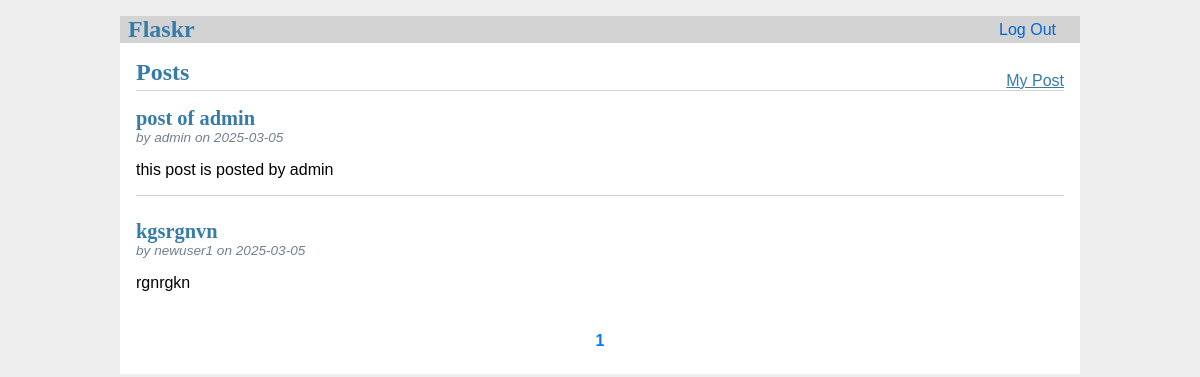
The page / (signed in) on the database as committed earlier.
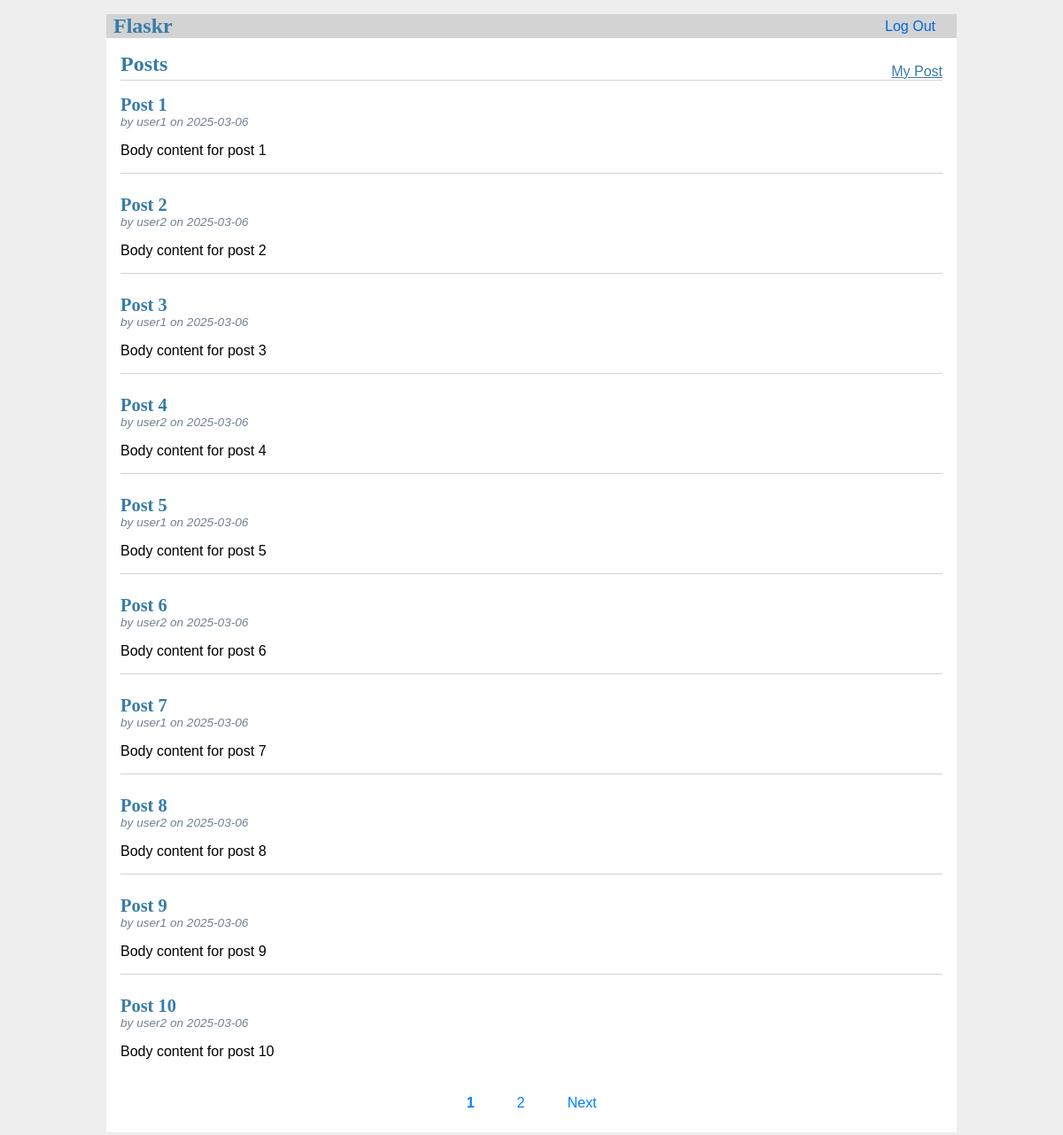
The same page on the database as committed later.
### tables this page shows
CREATE TABLE post (
  id INTEGER PRIMARY KEY AUTOINCREMENT,
  author_id INTEGER NOT NULL,
  created TIMESTAMP NOT NULL DEFAULT CURRENT_TIMESTAMP,
  title TEXT NOT NULL,
  body TEXT NOT NULL,
  FOREIGN KEY (author_id) REFERENCES user (id)
);

CREATE TABLE user (
  id INTEGER PRIMARY KEY AUTOINCREMENT,
  username TEXT UNIQUE NOT NULL,
  password TEXT NOT NULL,
  is_admin BOOLEAN NOT NULL DEFAULT 0,
  is_blocked BOOLEAN NOT NULL DEFAULT 0
);

### flaskr/blog.py (the view)
@bp.route('/')
@login_required
def index():
    db = get_db()
    page = request.args.get('page', 1, type=int)  # Lấy trang hiện tại, mặc định là 1
    offset = (page - 1) * PER_PAGE
    posts = db.execute(
        'SELECT p.id, title, body, created, author_id, username'
        ' FROM post p JOIN user u ON p.author_id = u.id'
        ' ORDER BY created DESC '
        'LIMIT ? OFFSET ?',
        (PER_PAGE, offset)
    ).fetchall()
    total_posts = db.execute('SELECT COUNT(*) FROM post').fetchone()[0]
    total_pages = (total_posts + PER_PAGE - 1) // PER_PAGE  # Tính tổng số trang
    return render_template('blog/index.html', posts=posts, page=page, total_pages=total_pages)

### flaskr/auth.py (called while the page is built)
@bp.before_app_request
def load_logged_in_user():
    user_id = session.get('user_id')
    if user_id is None:
        g.user = None
    else:
        g.user = get_db().execute(
            'SELECT * FROM user WHERE id = ?', (user_id,)
        ).fetchone()

def login_required(view):
    @functools.wraps(view)
    def wrapped_view(**kwargs):
        if g.user is None:
            return redirect(url_for('auth.login'))
        return view(**kwargs)
    return wrapped_view

### flaskr/db.py (called while the page is built)
def get_db():
    if 'db' not in g:
        g.db = sqlite3.connect(
            current_app.config['DATABASE'],
            detect_types=sqlite3.PARSE_DECLTYPES
        )
        g.db.row_factory = sqlite3.Row
    return g.db

### flaskr/templates/blog/index.html (shortened to what this page needs)
{% extends 'base.html' %}
{% block header %}
  <h1>{% block title %}Posts{% endblock %}</h1>
  {% if g.user %}
    <div class="nav-right">
      <a href="{{ url_for('blog.my_posts') }}">My Post</a>
    </div>
  {% endif %}
{% endblock %}
{% block content %}
  {% for post in posts %}
    <article class="post">
      <header>
        <div>
          <h1>{{ post['title'] }}</h1>
          <div class="about">by {{ post['username'] }} on {{ post['created'].strftime('%Y-%m-%d') }}</div>
        </div>
      </header>
      <p class="body">{{ post['body'] }}</p>
    </article>
    {% if not loop.last %}
      <hr>
    {% endif %}
  {% endfor %}
  <div class="pagination">
    {% for p in range(1, total_pages + 1) %}
      <a href="{{ url_for('blog.index', page=p) }}" {% if p == page %}style="font-weight: bold;"{% endif %}>{{ p }}</a>
    {% endfor %}
    {% if page < total_pages %}
      <a href="{{ url_for('blog.index', page=page+1) }}">Next</a>
    {% endif %}
  </div>
{% endblock %}

### flaskr/templates/base.html (shortened to what this page needs)
<!doctype html>
<link rel="stylesheet" href="{{ url_for('static', filename='style.css') }}">
<nav>
  <h1>Flaskr</h1>
  <div class="nav-right">
    {% if g.user %}
      <a href="{{ url_for('auth.logout') }}" class="logout-link">Log Out</a>
    {% endif %}
  </div>
</nav>
<section class="content">
  <header>
    {% block header %}{% endblock %}
  </header>
  {% block content %}{% endblock %}
</section>

### flaskr/static/style.css (style rules this page uses)
h1 { font-family: serif; color: #377ba8; margin: 1rem 0; }
a { color: #377ba8; }
hr { border: none; border-top: 1px solid lightgray; }
nav { background: lightgray; display: flex; align-items: center; padding: 0 0.5rem; }
nav h1 { flex: auto; margin: 0; }
.content { padding: 0 1rem 1rem; }
.content > header { border-bottom: 1px solid lightgray; display: flex; align-items: flex-end; }
.content > header h1 { flex: auto; margin: 1rem 0 0.25rem 0; }
.post > header { display: flex; align-items: flex-end; font-size: 0.85em; }
.post > header > div:first-of-type { flex: auto; }
.post > header h1 { font-size: 1.5em; margin-bottom: 0; }
.post .about { color: slategray; font-style: italic; }
.post .body { white-space: pre-line; }
.content:last-child { margin-bottom: 0; }
.logout-link { text-decoration: none; color: #0366d6; padding: 0.5em 1em; }
.pagination { margin-top: 2em; display: flex; gap: 1em; justify-content: center; }
.pagination a { text-decoration: none; color: #007bff; padding: 0.5em 1em; }

### flaskr/templates/blog/index.html (style rules this page uses)
.nav-right { float: right }

Rows that differ between the two databases and show on the page:
removed post: title "kgsrgnvn", username "newuser1", created "2025-03-05", body "rgnrgkn"
added post: title "Post 1", username "user1", created "2025-03-06", body "Body content for post 1"
added post: title "Post 2", username "user2", created "2025-03-06", body "Body content for post 2"
added post: title "Post 3", username "user1", created "2025-03-06", body "Body content for post 3"
changed post: title "post of admin" → "Post 4"; username "admin" → "user2"; created "2025-03-05" → "2025-03-06"; body "this post is posted by admin" → "Body content for post 4"
added post: title "Post 5", username "user1", created "2025-03-06", body "Body content for post 5"
added post: title "Post 6", username "user2", created "2025-03-06", body "Body content for post 6"
added post: title "Post 7", username "user1", created "2025-03-06", body "Body content for post 7"
added post: title "Post 8", username "user2", created "2025-03-06", body "Body content for post 8"
added post: title "Post 9", username "user1", created "2025-03-06", body "Body content for post 9"
added post: title "Post 10", username "user2", created "2025-03-06", body "Body content for post 10"
Other text that changed with them:
new list line: "2"
text now shown: "Next"
